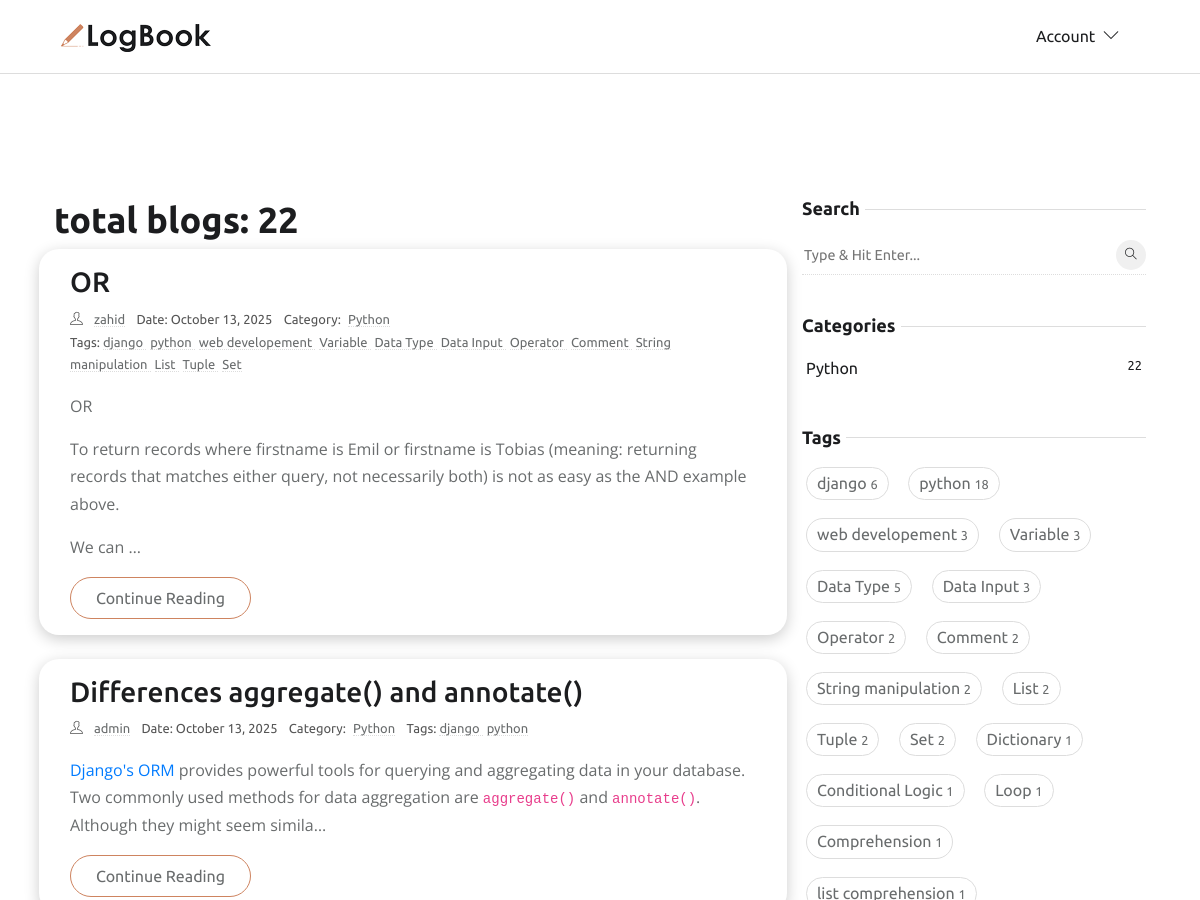
Before: / (upper part) with the older database file.
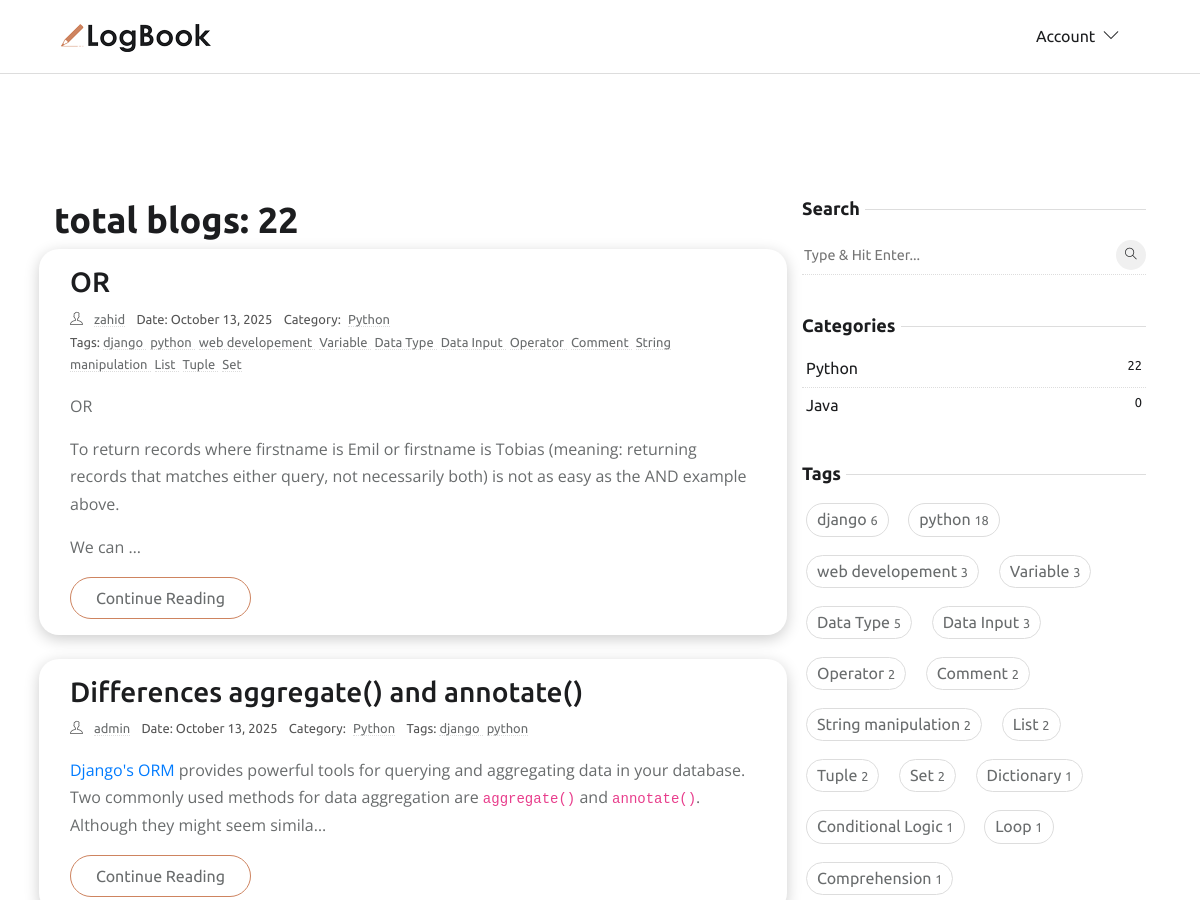
After: the same page with the newer database file.
### app_home/models.py (models this page shows, shortened)
class Blog(models.Model):
    author = models.ForeignKey(
        settings.AUTH_USER_MODEL,
        related_name='user_blogs',
        on_delete=models.CASCADE
    )
    title = models.CharField(max_length=100, unique=True)
    slug = models.SlugField(unique=True, blank=True, null=True, max_length=300)
    content = RichTextUploadingField()
    category = models.ForeignKey(
        Category,
        related_name='category_blogs',
        on_delete=models.CASCADE
    )
    tags = models.ManyToManyField(Tag, related_name='tag_blogs')
    created_date = models.DateTimeField(auto_now_add=True)
    updated_date = models.DateTimeField(auto_now=True)
    class Meta:
        ordering = ['-created_date']
        indexes = [models.Index(fields=['title','created_date'])]
    class Meta:
        ordering = ['-created_date']
        indexes = [models.Index(fields=['title','created_date'])]
    def get_absolute_url(self):
        return reverse('blog-detail', kwargs={'slug': self.slug})

class Category(models.Model):
    title = models.CharField(max_length=50, unique=True, db_index=True)
    slug = models.SlugField(unique=True, blank=True, null=True, max_length=300)
    class Meta:
        verbose_name = "Category"
        verbose_name_plural = "Categories"

class Tag(models.Model):
    title = models.CharField(max_length=50, unique=True, db_index=True)
    slug = models.SlugField(unique=True, blank=True, null=True, max_length=300)

### app_account/models.py (models this page shows, shortened)
class CustomUser(AbstractBaseUser, PermissionsMixin):
    email = models.EmailField(unique=True)
    username = models.CharField(max_length=50)
    first_name = models.CharField(max_length=50, blank=True)
    last_name = models.CharField(max_length=50, blank=True)
    is_active = models.BooleanField(default=False)  # For Mail Verification
    is_staff = models.BooleanField(default=False)
    date_joined = models.DateTimeField(default=timezone.now)
    objects = CustomUserManager()
    USERNAME_FIELD = 'email'      # login field
    REQUIRED_FIELDS = ['username']  # required when creating superuser

### app_home/views.py (the view)
# urls.py: path('', HomeView.as_view(), name='home'),
class HomeView(ListView):
    model = Blog
    template_name = 'index.html'  # specify your template
    context_object_name = 'blogs'  # the context variable in template
    paginate_by = 5
    def get_queryset(self):
        return Blog.objects.prefetch_related('tags', 'blog_images').all()
    def get_context_data(self, **kwargs):
        context = super().get_context_data(**kwargs)
        total_blogs = Blog.objects.aggregate(total=Count('id'))
        context['total_blogs'] = total_blogs['total']  # dictionary থেকে value
        return context

### app_home/context_processors.py (called while the page is built)
def get_all_categories(request):
    categories = Category.objects.all()
    return {'categories': categories}

def get_all_tags(request):
    tags = Tag.objects.all()
    return {'tags': tags}

def get_recent_blogs(request):
    recent_blogs = Blog.objects.order_by('-created_date')[:5]
    return {'recent_blogs': recent_blogs}

### templates/index.html (shortened to what this page needs)
{% extends 'base/base.html' %}
{% load static %}
{% load custom_filters %}
{% block content %}
<section class="section">
    <div class="container p-4">
        <div class="row">
            <div class="col-lg-8 mb-5 mb-lg-0">
                <h2>   total blogs: {{ total_blogs }}</h2>
                {% for blog in blogs %}
                <article class="row p-3 mb-4 blog-card">
                    <div class="col-md-12">
                        <h3 class="h3"><a class="post-title" href="{{ blog.get_absolute_url }}">{{ blog.title }}</a>
                        </h3>
                        <ul class="list-inline post-meta mb-2">
                            <li class="list-inline-item"><i class="ti-user mr-2"></i>
                                <a href="{% url 'profile' blog.author.username %}">
                                    {{ blog.author.get_full_name|default:blog.author.username }}
                                </a>
                            </li>
                            <li class="list-inline-item">Date: {{ blog.created_date|date:"F d, Y" }}</li>
                            <li class="list-inline-item">
                                Category: <a href="{% url 'category-blogs' blog.category.slug %}" class="ml-1">
                                    {{blog.category.title }}</a>
                            </li>
                            <li class="list-inline-item">
                                Tags:
                                {% for tag in blog.tags.all %}
                                <a href="{% url 'tag-blogs' tag.slug %}" class="mr-1">
                                    {{ tag.title}}
                                </a>
                                {% empty %}
                                No tags
                                {% endfor %}
                            </li>
                        </ul>
                        <p>{{ blog.content|truncatechars_html:200|safe }}</p>
                        <a href="{{ blog.get_absolute_url }}" class="btn btn-outline-primary">
                            Continue Reading
                        </a>
                    </div>
                </article>
                {% endfor %}
            </div>
            <div class="col-lg-4">
                <aside class="fixed-sidebar">
                    {% include 'base/sideber.html' %}
                </aside>
            </div>
        </div>
    </div>
</section>
{% endblock content %}

### templates/base/sideber.html (shortened to what this page needs)
{% load static %}
<div class="widget">
   <h5 class="widget-title"><span>Search</span></h5>
   <form action="{% url 'search-results' %}" method="GET" class="widget-search position-relative">
      <input id="search-query" name="q" type="search" required placeholder="Type & Hit Enter..." autocomplete="off">
      <button type="submit"><i class="ti-search"></i></button>
   </form>
</div>
<div class="widget">
   <h5 class="widget-title"><span>Categories</span></h5>
   <ul class="list-unstyled widget-list">
      {% for cat in categories %}
      <li class="cate-card p-1">
         <a href="{% url 'category-blogs' cat.slug %}" class="d-flex">
            {{cat.title}}
            <small class="ml-auto">{{cat.category_blogs.count}}</small>
         </a>
      </li>
      {% endfor %}
   </ul>
</div>
<div class="widget">
   <h5 class="widget-title"><span>Tags</span></h5>
   <ul class="list-inline widget-list-inline">
      {% for tag in tags %}
      <li class="list-inline-item cate-card p-1">
         <a href="{% url 'tag-blogs' tag.slug %}">
            {{tag.title}}
            <small class="ml-auto">{{tag.tag_blogs.count}}</small></a>
      </li>
      {% endfor %}
   </ul>
</div>

Changed rows visible on the page:
no longer on this page (row unchanged): Tag: title "list comprehension", tag_blogs.count "1", shown under "Tags"
added Category: title "Java", category_blogs.count "0"
